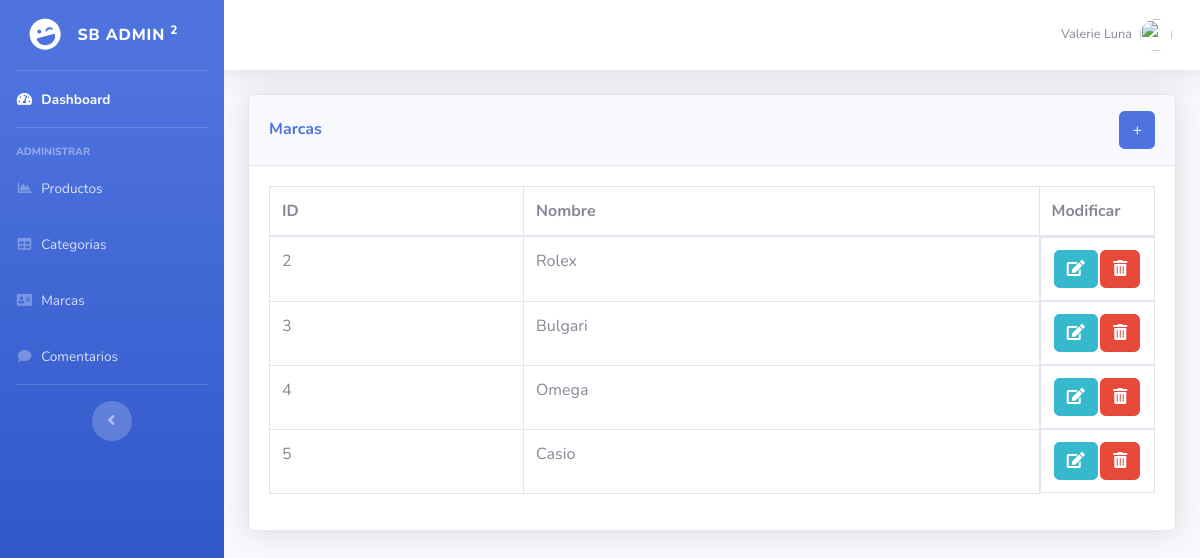
Page /admin/marcas.php on the committed database.
### tables this page shows
CREATE TABLE `brands` (
  `brand_id` int(11) NOT NULL,
  `name` varchar(200) NOT NULL,
  `deleted_at` datetime DEFAULT NULL
);

### admin/marcas.php (the view, shortened to what this page needs)
<?php
include "includes/header.php";
require __DIR__."/../helpers/connection.php";
$sql = "SELECT * FROM brands";
$brands = $con->query($sql);
?>
    <div class="container-fluid">
        <div class="card shadow mb-4">
            <div class="card-header py-3" style="display: flex; flex-direction: row; justify-content: space-between; align-items: center;">
                <h6 class="m-0 font-weight-bold text-primary">Marcas</h6>
                <a class="btn btn-primary" href="marca_add.php">+</a>
            </div>
            <div class="card-body">
                <div class="table-responsive">
                    <table class="table table-bordered" id="dataTable" width="100%" cellspacing="0">
                        <thead>
                        <tr>
                            <th>ID</th>
                            <th>Nombre</th>
                            <th style="width: 115px;">Modificar</th>
                        </tr>
                        </thead>
                        <tbody>
                        <?php foreach($brands as $marca): ?>
                            <?php if($marca['deleted_at'] == NULL): ?>
                                <tr>
                                    <td><?php echo $marca['brand_id'] ?></td>
                                    <td><?php echo $marca['name'] ?></td>
                                    <td style="display: flex; justify-content: space-around; width: 115px;">
                                        <a class="btn btn-info" href="marca_add.php?id=<?php echo $marca['brand_id'] ?>"><i class="fas fa-edit"></i></a>
                                        <a class="btn btn-danger" href="marcas.php?del=<?php echo $marca['brand_id'] ?>"><i class="fas fa-trash-alt"></i></a>
                                    </td>
                                </tr>
                            <?php endif; ?>
                        <?php endforeach; ?>
                        </tbody>
                    </table>
                </div>
            </div>
        </div>
    </div>
<?php
include 'includes/footer.php';
?>

### rows in the picture
brands: brand_id "2", name "Rolex"
brands: brand_id "3", name "Bulgari"
brands: brand_id "4", name "Omega"
brands: brand_id "5", name "Casio"
